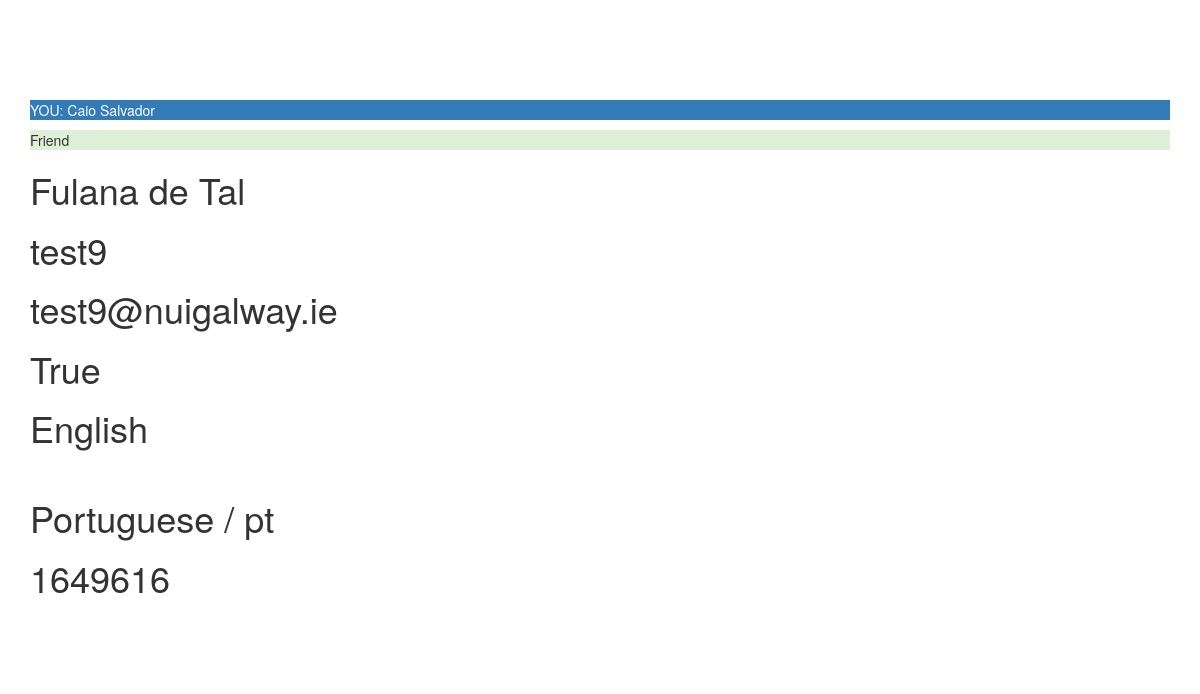
The app's page /profile/16/ (signed in) with its own data.
### profiles/models.py (models this page shows, shortened)
class Profile(models.Model):
	user = models.OneToOneField(settings.AUTH_USER_MODEL)
	name = models.CharField(max_length=100)
	email = models.EmailField(max_length=100, unique=True)
	nui_id = models.IntegerField(unique=True)
	staff = models.BooleanField(default=True)
	native = models.ForeignKey(Language)
	learning = models.ManyToManyField(Language, related_name="profile_languages")
	picture = models.ImageField(
		blank=True,
		null=True,
		upload_to=download_media_location
		) #, storage=FileSystemStorage(location=settings.PROTECTED_ROOT)
	def are_friends(self, profile):
		friend = Friendship.objects.filter((Q(from_user=self) | Q(to_user=self)) & (Q(from_user=profile) | Q(to_user=profile)) & Q(status=True))
		if friend:
			return True
		else:
			return False
	def waiting_friendship_approval(self, profile):
		exist = Friendship.objects.filter((Q(from_user=self) | Q(to_user=self)) & (Q(from_user=profile) | Q(to_user=profile)) & Q(status=False))
		if exist:
			friend = Friendship.objects.get((Q(from_user=self) | Q(to_user=self)) & (Q(from_user=profile) | Q(to_user=profile)) & Q(status=False))
			if friend:
				return friend.from_user
		else:
			return False

### languages/models.py (models this page shows)
class Language(models.Model):
	name = models.CharField(max_length=100)
	code = models.CharField(max_length=10)
	flag = models.ImageField(
		blank=True,
		null=True,
		upload_to=download_media_location
		) #, storage=FileSystemStorage(location=settings.PROTECTED_ROOT)
	def __str__(self): #def __unicode__(self):
		return self.name

### profiles/views.py (the view)
# urls.py: url(r'^(?P<pk>\d+)/$', login_required(ProfileDetailView.as_view()), name='view'),
class ProfileDetailView(DetailView):
	model = Profile
	def get_context_data(self, **kwargs):
		context = super(ProfileDetailView, self).get_context_data(**kwargs)
		user = self.request.user
		profile = Profile.objects.get(user=self.request.user)
		view_profile = Profile.objects.get(id=self.kwargs['pk'])
		are_friends = profile.are_friends(view_profile)
		waiting = profile.waiting_friendship_approval(view_profile)
		if waiting:
			if profile == waiting:
				context["waiting"] = "waiting approval"
			else:
				context["waiting"] = "accept request"
		context["profile"] = profile
		context["are_friends"] = are_friends
		context["site_name"] = 	"What's the Craic?"
		context["title"] = 	"- Add User"
		context["submit_btn"] = "Create Account"
		return context

### templates/profiles/profile_detail.html (shortened to what this page needs)
{% extends "base.html" %}
{% block content %}
<div class="container" style="margin-top: 100px;">
<p class="bg-primary">YOU: {{ profile.name }}</p>
{% if profile != object%}
	{% if are_friends %}
		<p class="bg-success">Friend</p>
	{% endif %}
{% endif %}
<h1>{{ object.name }}</h1>
<h1>{{ object.user }}</h1>
<h1>{{ object.email }}</h1>
<h1>{{ object.staff }}</h1>
<h1>{{ object.native }}</h1>
{% for item in object.learning.all %}
	<h1>{{ item.name }} / {{ item.code }}</h1>
{% endfor %}
<h1>{{ object.nui_id }}</h1>
{%if object.picture %}
	<h1><img src="{{object.picture.url}}" alt=""></h1>
{% else %}
	<h1>No Image</h1>
{% endif %}
</div>
{% endblock content %}

### records on screen
Profile: name "Caio Salvador"
Profile: name "Fulana de Tal", user "test9", email "test9@nuigalway.ie", staff "True", native "English", nui_id "1649616"
Language: name "Portuguese", code "pt"
